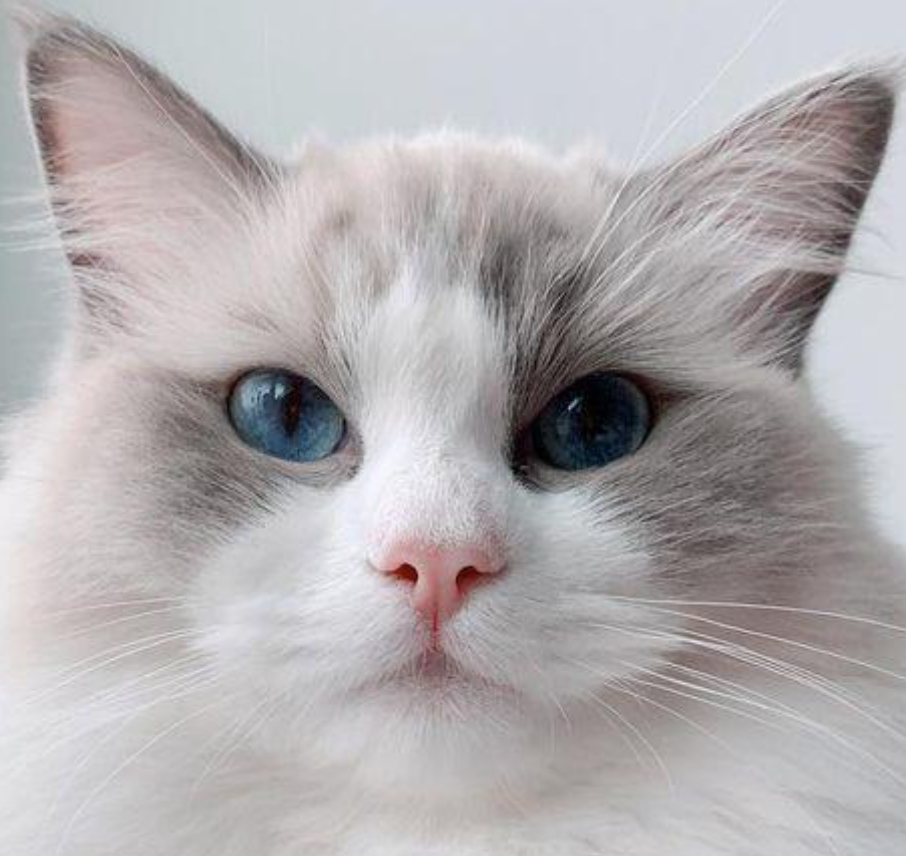
#> input picture pc.jpg, 906 x 856 px, found by its file name
$ python claheunshar.py
#> lines starting #> are read from the running program, lines starting #| are printed output that depends on the picture; after the words box and inside, x2 and y2 are one past the last pixel; in counts of white or black regions, pixels touching at a corner belong together
import cv2
import numpy as np
from skimage import filters, feature
from skimage import exposure
from matplotlib import pyplot as plt
from skimage.filters import sobel

# Membaca citra
image = cv2.imread('pc.jpg', cv2.IMREAD_COLOR)
#> image is the input picture: shape (856, 906, 3); mean B, G, R 176.4, 174.5, 178.4

# Mengkonversi citra ke citra grayscale
gray_image = cv2.cvtColor(image, cv2.COLOR_BGR2GRAY)

# Mengaplikasikan Adaptive Histogram Equalization (AHE) pada citra grayscale
clahe = cv2.createCLAHE(clipLimit=2.0, tileGridSize=(8, 8))
clahe_image = clahe.apply(gray_image)
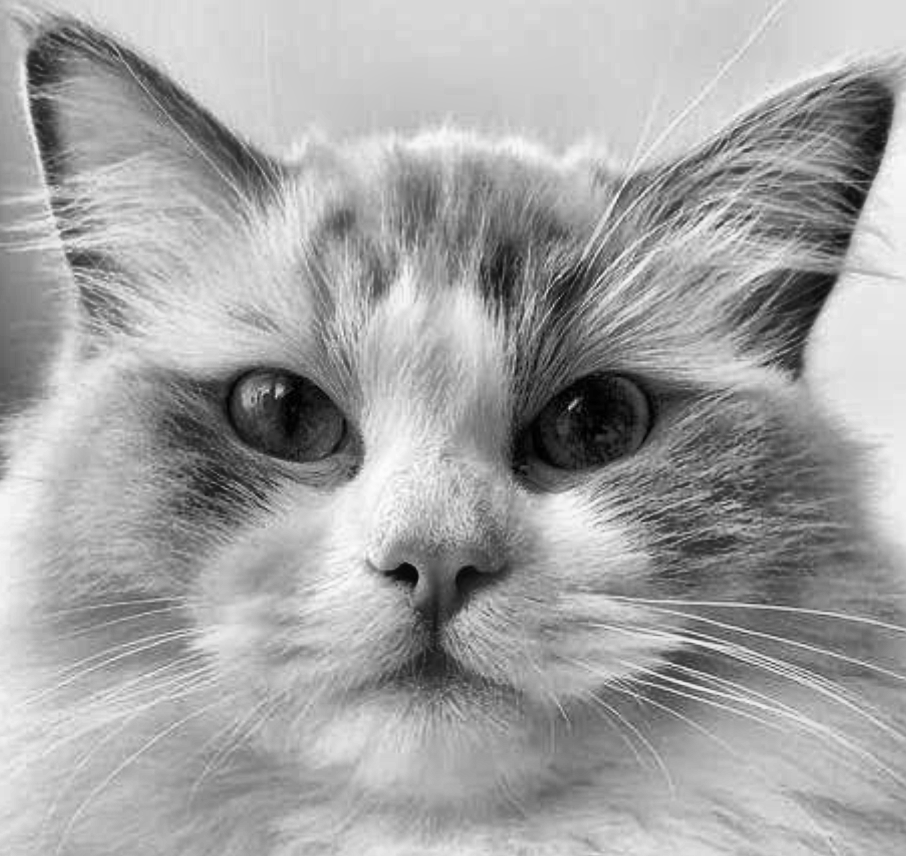
#> clahe_image: shape (856, 906); min 0, max 254, mean 163.4

# Menerapkan Unsharp Masking pada citra hasil AHE
blurred = cv2.GaussianBlur(clahe_image, (5, 5), 0)
unsharp_mask = cv2.addWeighted(clahe_image, 1.5, blurred, -0.5, 0)

# Melakukan segmentasi dengan Thresholding
threshold_value = filters.threshold_otsu(unsharp_mask)
#> threshold_value = 148
binary_image = np.uint8(unsharp_mask > threshold_value) * 255
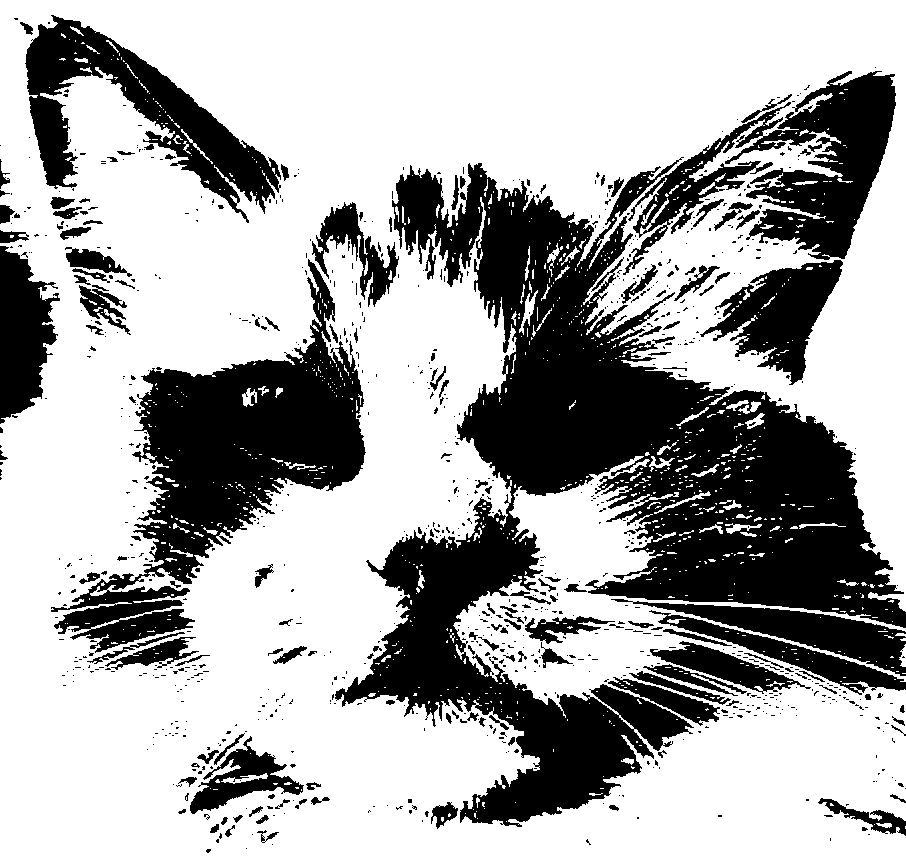
#> binary_image: shape (856, 906); 66.9% white; 941 black regions (788 under 20 px), largest, box (x1, y1, x2, y2) and area: (335, 157, 906, 827) 125574, (51, 259, 366, 653) 38940, (623, 71, 896, 275) 20005

# Menghitung Histogram of Oriented Gradients (HOG)
# [59 lines left out: functions calculate_gradient, calculate_histogram, calculate_hog, not called in this run]

hog_image = feature.hog(unsharp_mask, orientations=9, pixels_per_cell=(8, 8),
                                      cells_per_block=(2, 2), visualize=True, block_norm='L2-Hys')

# Menampilkan citra asli, citra hasil AHE, citra hasil Unsharp Masking,
# citra hasil segmentasi, dan visualisasi HOG
titles = ['Original', 'AHE', 'Unsharp Masking', 'Segmentation', 'HOG']
images = [image, clahe_image, unsharp_mask, binary_image, hog_image[1]]


for i in range(5):
    plt.subplot(1, 5, i+1)
    plt.imshow(images[i], cmap='pink')
    plt.title(titles[i])
    plt.xticks([]), plt.yticks([])

plt.show()
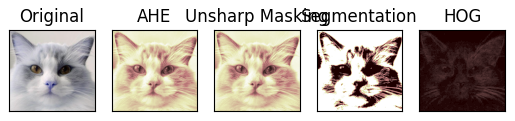
#> figure drawn by matplotlib, 5 panels; B, G, R data is drawn as R, G, B

$ run again, with DP_ragdoll-1-_jpg.rf.75f14861f3d69db4d460287523598d43.jpg copied over pc.jpg
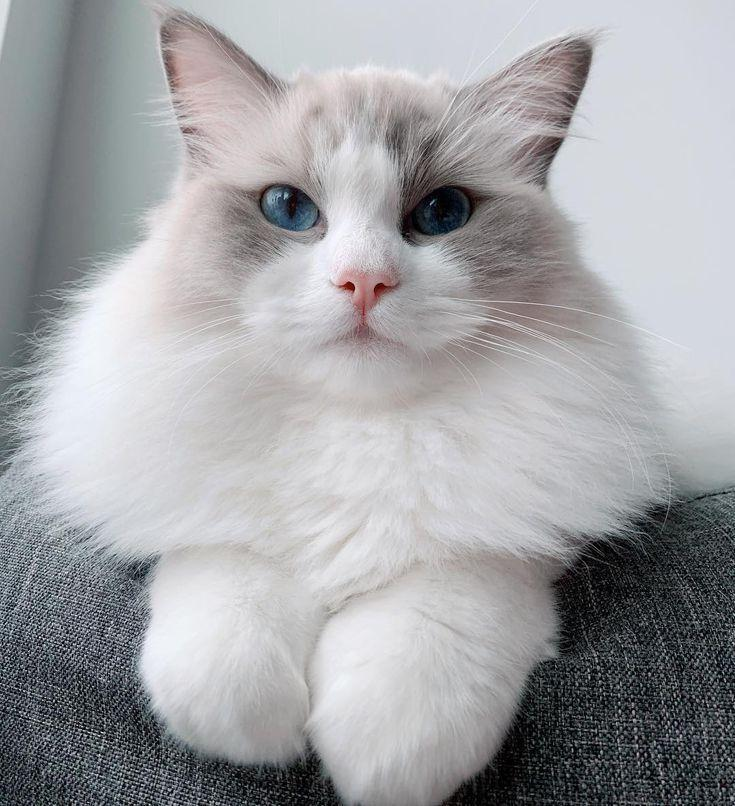
#> input picture DP_ragdoll-1-_jpg.rf.75f14861f3d69db4d460287523598d43.jpg, 735 x 806 px, found by its file name
#> image is the input picture: shape (806, 735, 3); mean B, G, R 164.9, 161.8, 161.2
#> `clahe_image = clahe.apply(gray_image)`:
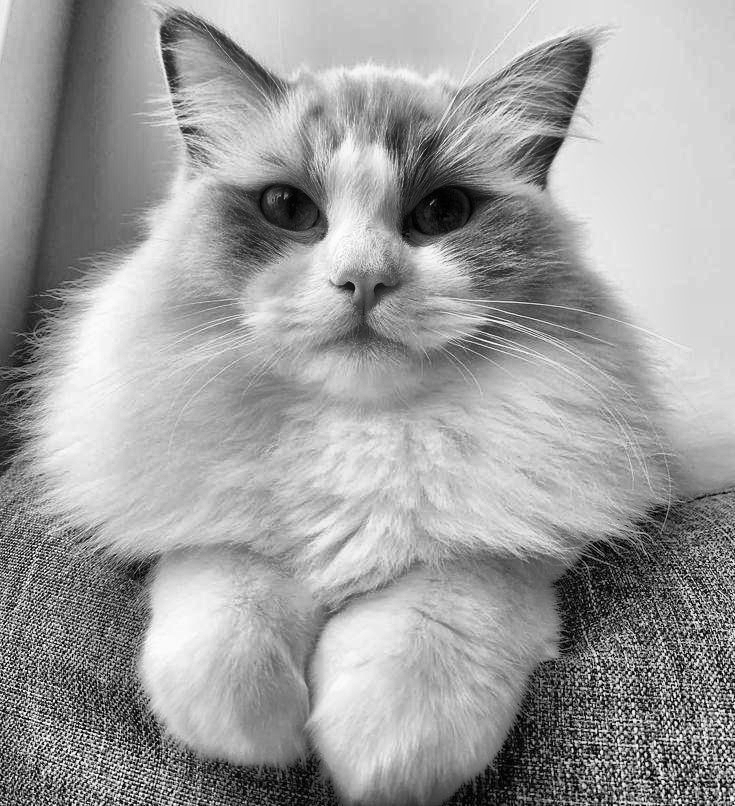
#> clahe_image: shape (806, 735); min 0, max 255, mean 158
#> threshold_value = 136
#> `binary_image = np.uint8(unsharp_mask > threshold_value) * 255`:
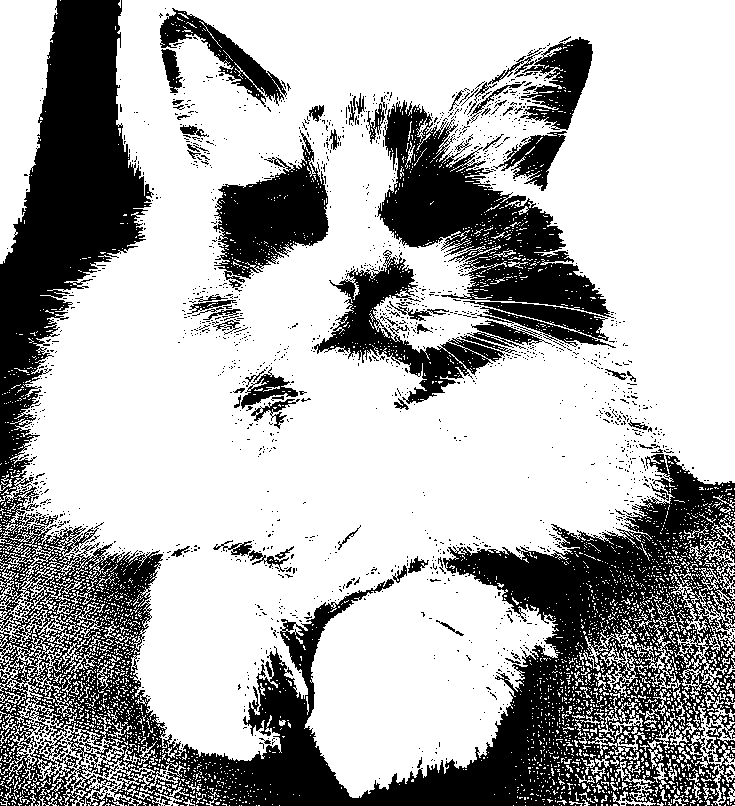
#> binary_image: shape (806, 735); 68.7% white; 1663 black regions (1585 under 20 px), largest, box (x1, y1, x2, y2) and area: (0, 0, 735, 806) 126513, (377, 100, 614, 318) 19130, (213, 130, 329, 283) 8718
